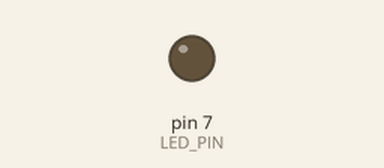
Bench run of a sketch on a simulated Arduino Uno, built with avr-gcc and run on an emulated ATmega328P. Parts: output pins drawn as LEDs (lit = HIGH). Dashed ring = blinking. At 2.0 s the program stops and its outputs stay as they are.

Above: at 0.5 s.
At 1.85 s:
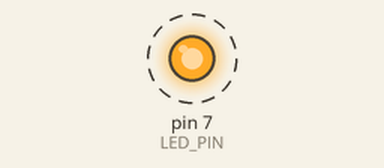
Timing chart, 0 to 3.0 s (numbered marks = the images above):
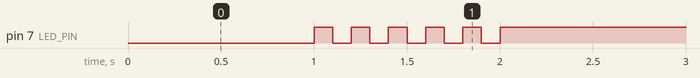

Measured:
- by itself, pin 7 (LED_PIN): alternates HIGH for 0.10 s and LOW for 0.10 s, 11 changes in all, then stays HIGH

The sketch:

05_practice_2.ino
```cpp
const int LED_PIN = 7;

void setup() {
  digitalWrite(LED_PIN, HIGH);
  pinMode(LED_PIN, OUTPUT);
}

void loop() {
  digitalWrite(LED_PIN, LOW);
  delay(1000);

  for (int i = 0; i < 5; i++) {
    digitalWrite(LED_PIN, HIGH);
    delay(100);

    digitalWrite(LED_PIN, LOW);
    delay(100);
  }


  digitalWrite(LED_PIN, HIGH);
  while (1) {
  }
}
```
